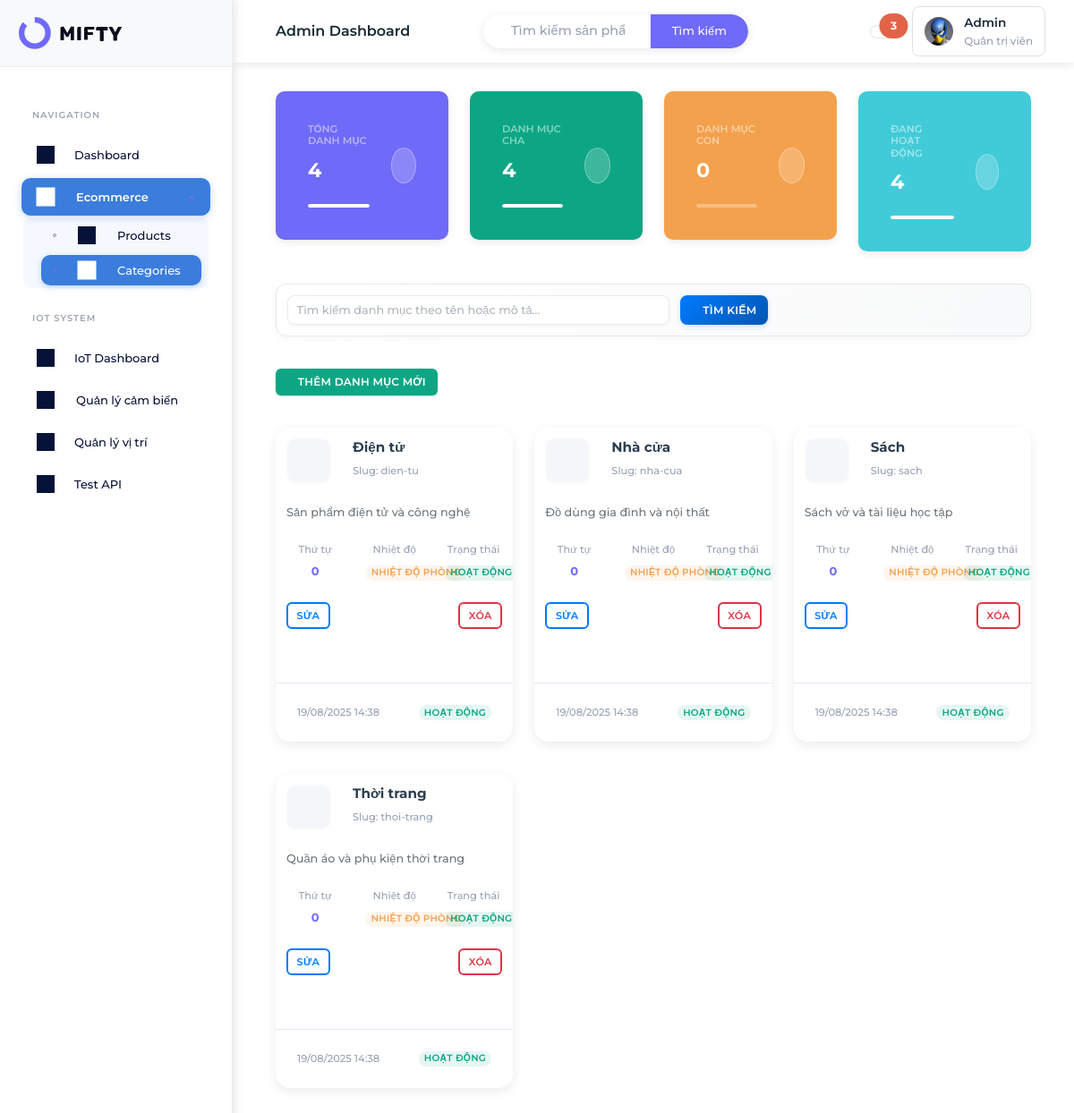
Screenshot of /admin/categories/index.php with the database file from the repository.
### tables this page shows
CREATE TABLE IF NOT EXISTS categories (
    id INT AUTO_INCREMENT PRIMARY KEY,
    name VARCHAR(255) NOT NULL,
    slug VARCHAR(255) UNIQUE NOT NULL,
    description TEXT,
    parent_id INT DEFAULT NULL,
    image VARCHAR(255),
    temperature_type ENUM('frozen', 'chilled', 'ambient') DEFAULT 'ambient' COMMENT 'Loại nhiệt độ: frozen(≤-18°C), chilled(0-5°C), ambient(15-33°C)',
    is_active BOOLEAN DEFAULT TRUE,
    sort_order INT DEFAULT 0,
    created_at TIMESTAMP DEFAULT CURRENT_TIMESTAMP,
    updated_at TIMESTAMP DEFAULT CURRENT_TIMESTAMP ON UPDATE CURRENT_TIMESTAMP,
    FOREIGN KEY (parent_id) REFERENCES categories(id) ON DELETE SET NULL
);

### admin/categories/index.php (the view, shortened to what the rows shown need)
<?php
require_once '../../config/database.php';
require_once '../../models/Category.php';
$category = new Category();
$categories_result = $category->getAll();
$categories = [];
while($row = $categories_result->fetch()) {
    $categories[] = $row;
}
$total_categories = $category->count();
$parent_categories = $category->getParentCategories();
$parent_count = $parent_categories->rowCount();
$search_keyword = '';
$display_categories = $categories;
?>
<!DOCTYPE html>
<html lang="vi" dir="ltr" data-startbar="light" data-bs-theme="light">
<head>
    <link href="../../assets/css/bootstrap.min.css" rel="stylesheet" type="text/css" />
    <link href="../../assets/css/icons.min.css" rel="stylesheet" type="text/css" />
    <link href="../../assets/css/app.min.css" rel="stylesheet" type="text/css" />
    <link href="../../assets/css/custom-override.css" rel="stylesheet" type="text/css" />
    <link href="../partials/layout.css" rel="stylesheet" type="text/css" />
    <link href="../../assets/css/widget.css" rel="stylesheet" type="text/css" />
</head>
<body>
    <div class="content-page">
        <div class="content">
            <div class="container-fluid">
                    <div class="row">
                        <div class="col-md-6 col-lg-3 mb-2">
                            <div class="card stat-card bg-primary text-white">
                                <div class="card-body p-4">
                                    <div class="d-flex justify-content-between align-items-center">
                                        <div class="flex-grow-1">
                                            <h2 class="mb-0 fw-bold"><?php echo $total_categories; ?></h2>
                                        </div>
                                    </div>
                                </div>
                            </div>
                        </div>
                        <div class="col-md-6 col-lg-3 mb-2">
                            <div class="card stat-card bg-success text-white">
                                <div class="card-body p-4">
                                    <div class="d-flex justify-content-between align-items-center">
                                        <div class="flex-grow-1">
                                            <h2 class="mb-0 fw-bold"><?php echo $parent_count; ?></h2>
                                        </div>
                                    </div>
                                </div>
                            </div>
                        </div>
                        <div class="col-md-6 col-lg-3 mb-2">
                            <div class="card stat-card bg-warning text-white">
                                <div class="card-body p-4">
                                    <div class="d-flex justify-content-between align-items-center">
                                        <div class="flex-grow-1">
                                            <h2 class="mb-0 fw-bold"><?php echo $total_categories - $parent_count; ?></h2>
                                        </div>
                                    </div>
                                </div>
                            </div>
                        </div>
                        <div class="col-md-6 col-lg-3 mb-2">
                            <div class="card stat-card bg-info text-white">
                                <div class="card-body p-4">
                                    <div class="d-flex justify-content-between align-items-center">
                                        <div class="flex-grow-1">
                                            <?php
                                            $active_categories = count(array_filter($categories, function($cat) {
                                                return isset($cat['is_active']) && $cat['is_active'] == 1;
                                            }));
                                            ?>
                                            <h2 class="mb-0 fw-bold"><?php echo $active_categories; ?></h2>
                                        </div>
                                    </div>
                                </div>
                            </div>
                        </div>
                    </div>
                    <div class="row">
                        <?php if(empty($display_categories)): ?>
                            <div class="col-12">
                                <div class="card empty-state">
                                    <div class="card-body text-center py-5">
                                        <i class="iconoir-folder"></i>
                                        <h5 class="mt-3">
                                            <?php if(!empty($search_keyword)): ?>
                                                Không tìm thấy danh mục nào với từ khóa "<?php echo htmlspecialchars($search_keyword); ?>"
                                            <?php else: ?>
                                                Chưa có danh mục nào
                                            <?php endif; ?>
                                        </h5>
                                        <?php if(empty($search_keyword)): ?>
                                            <button type="button" class="btn btn-primary mt-3 quick-action" onclick="openCreateCategoryModal()">
                                                <i class="iconoir-plus me-2"></i> Tạo danh mục đầu tiên
                                            </button>
                                        <?php endif; ?>
                                    </div>
                                </div>
                            </div>
                        <?php else: ?>
                            <?php foreach($display_categories as $cat): ?>
                                <div class="col-lg-4 col-md-6 mb-4">
                                    <div class="card category-card h-100">
                                        <div class="card-body">
                                            <div class="d-flex align-items-start mb-3">
                                                <?php if(!empty($cat['image'])): ?>
                                                    <img src="../../<?php echo htmlspecialchars($cat['image']); ?>"
                                                         alt="<?php echo htmlspecialchars($cat['name']); ?>"
                                                         class="category-image me-3">
                                                <?php else: ?>
                                                    <div class="category-image bg-light d-flex align-items-center justify-content-center me-3" style="width: 50px; height: 50px; border-radius: 10px; border: 2px solid #f8f9fa;">
                                                    </div>
                                                <?php endif; ?>
                                                <div class="flex-grow-1">
                                                    <h5 class="card-title mb-1"><?php echo htmlspecialchars($cat['name']); ?></h5>
                                                    <small class="text-muted">Slug: <?php echo htmlspecialchars($cat['slug']); ?></small>
                                                </div>
                                            </div>
                                            <p class="card-text mb-3">
                                                <?php echo htmlspecialchars(substr($cat['description'], 0, 80)) . (strlen($cat['description']) > 80 ? '...' : ''); ?>
                                            </p>
                                            <div class="row text-center mb-3">
                                                <div class="col-4">
                                                    <small class="text-muted d-block mb-1">Thứ tự</small>
                                                    <div class="fw-bold text-primary fs-6">
                                                        <?php echo $cat['sort_order']; ?>
                                                    </div>
                                                </div>
                                                <div class="col-4">
                                                    <small class="text-muted d-block mb-1">Nhiệt độ</small>
                                                    <div>
                                                        <?php
                                                        $temp_type = isset($cat['temperature_type']) ? $cat['temperature_type'] : 'ambient';
                                                        $temp_labels = [
                                                            'frozen' => ['Đông lạnh', 'bg-info-subtle text-info'],
                                                            'chilled' => ['Lạnh mát', 'bg-primary-subtle text-primary'],
                                                            'ambient' => ['Nhiệt độ phòng', 'bg-warning-subtle text-warning']
                                                        ];
                                                        $temp_info = $temp_labels[$temp_type] ?? $temp_labels['ambient'];
                                                        ?>
                                                        <span class="badge <?php echo $temp_info[1]; ?>">
                                                            <?php echo $temp_info[0]; ?>
                                                        </span>
                                                    </div>
                                                </div>
                                                <div class="col-4">
                                                    <small class="text-muted d-block mb-1">Trạng thái</small>
                                                    <div>
                                                        <span class="badge <?php echo (isset($cat['is_active']) && $cat['is_active'] == 1) ? 'bg-success-subtle text-success' : 'bg-secondary-subtle text-secondary'; ?>">
                                                            <?php echo (isset($cat['is_active']) && $cat['is_active'] == 1) ? 'Hoạt động' : 'Không hoạt động'; ?>
                                                        </span>
                                                    </div>
                                                </div>
                                            </div>
                                            <div class="d-flex justify-content-between mb-3">
                                                <button type="button"
                                                        class="btn btn-outline-primary"
                                                        onclick="openEditCategoryModal(<?php echo $cat['id']; ?>, '<?php echo htmlspecialchars(addslashes($cat['name'])); ?>', '<?php echo htmlspecialchars(addslashes($cat['slug'])); ?>', '<?php echo htmlspecialchars(addslashes($cat['description'])); ?>', <?php echo $cat['parent_id'] ?: 'null'; ?>, <?php echo $cat['sort_order']; ?>, <?php echo $cat['is_active']; ?>, '<?php echo htmlspecialchars(addslashes($cat['image'])); ?>', '<?php echo isset($cat['temperature_type']) ? $cat['temperature_type'] : 'ambient'; ?>')">
                                                    <i class="iconoir-edit"></i> Sửa
                                                </button>
                                                <button type="button"
                                                        class="btn btn-outline-danger"
                                                        onclick="deleteCategory(<?php echo $cat['id']; ?>, '<?php echo htmlspecialchars(addslashes($cat['name'])); ?>')">
                                                    <i class="iconoir-trash"></i> Xóa
                                                </button>
                                            </div>
                                        </div>
                                        <div class="card-footer bg-transparent border-top">
                                            <div class="d-flex justify-content-between align-items-center">
                                                <small class="text-muted">
                                                    <?php echo date('d/m/Y H:i', strtotime($cat['created_at'])); ?>
                                                </small>
                                                <span class="badge <?php echo (isset($cat['is_active']) && $cat['is_active'] == 1) ? 'bg-success-subtle text-success' : 'bg-secondary-subtle text-secondary'; ?>">
                                                    <?php echo (isset($cat['is_active']) && $cat['is_active'] == 1) ? 'Hoạt động' : 'Không hoạt động'; ?>
                                                </span>
                                            </div>
                                        </div>
                                    </div>
                                </div>
                            <?php endforeach; ?>
                        <?php endif; ?>
                    </div>
                </div>
            </div>
        </div>
</body>
</html>

### rows the page displays
categories: name "Điện tử", slug "dien-tu", description "Sản phẩm điện tử và công nghệ", sort_order "0", temperature_type "NHIỆT ĐỘ PHÒNG", is_active "HOẠT ĐỘNG", created_at "19/08/2025 14:38"
categories: name "Nhà cửa", slug "nha-cua", description "Đồ dùng gia đình và nội thất", sort_order "0", temperature_type "NHIỆT ĐỘ PHÒNG", is_active "HOẠT ĐỘNG", created_at "19/08/2025 14:38"
categories: name "Sách", slug "sach", description "Sách vở và tài liệu học tập", sort_order "0", temperature_type "NHIỆT ĐỘ PHÒNG", is_active "HOẠT ĐỘNG", created_at "19/08/2025 14:38"
categories: name "Thời trang", slug "thoi-trang", description "Quần áo và phụ kiện thời trang", sort_order "0", temperature_type "NHIỆT ĐỘ PHÒNG", is_active "HOẠT ĐỘNG", created_at "19/08/2025 14:38"

### other values shown
$total_categories "4"
$parent_count "4"
$total_categories - $parent_count "0"
$active_categories "4"
